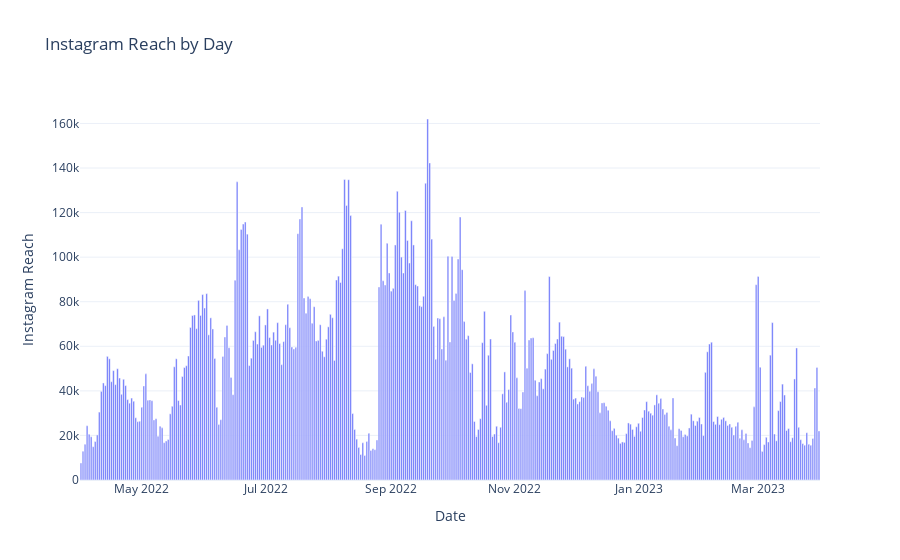

Source (notebook cell):
### Code cell
fig = go.Figure()
fig.add_trace(go.Bar(x=data['Date'], y=data['Instagram reach'], name='Instagram reach'))
fig.update_layout(title='Instagram Reach by Day', xaxis_title='Date', yaxis_title='Instagram Reach')
fig.show()

### Figure 1 — Plotly figure (JSON) as saved in the notebook; plotly's stock layout.template omitted (floating-point values rounded to 4 significant figures; data arrays with more than 128 entries replaced by an {"elided": "..."} marker saying what was removed)
{"data": [{"name": "Instagram reach", "type": "bar", "x": {"elided": "365 str values"}, "y": {"elided": "365 int values"}}], "layout": {"title": {"text": "Instagram Reach by Day"}, "xaxis": {"title": {"text": "Date"}}, "yaxis": {"title": {"text": "Instagram Reach"}}}}
